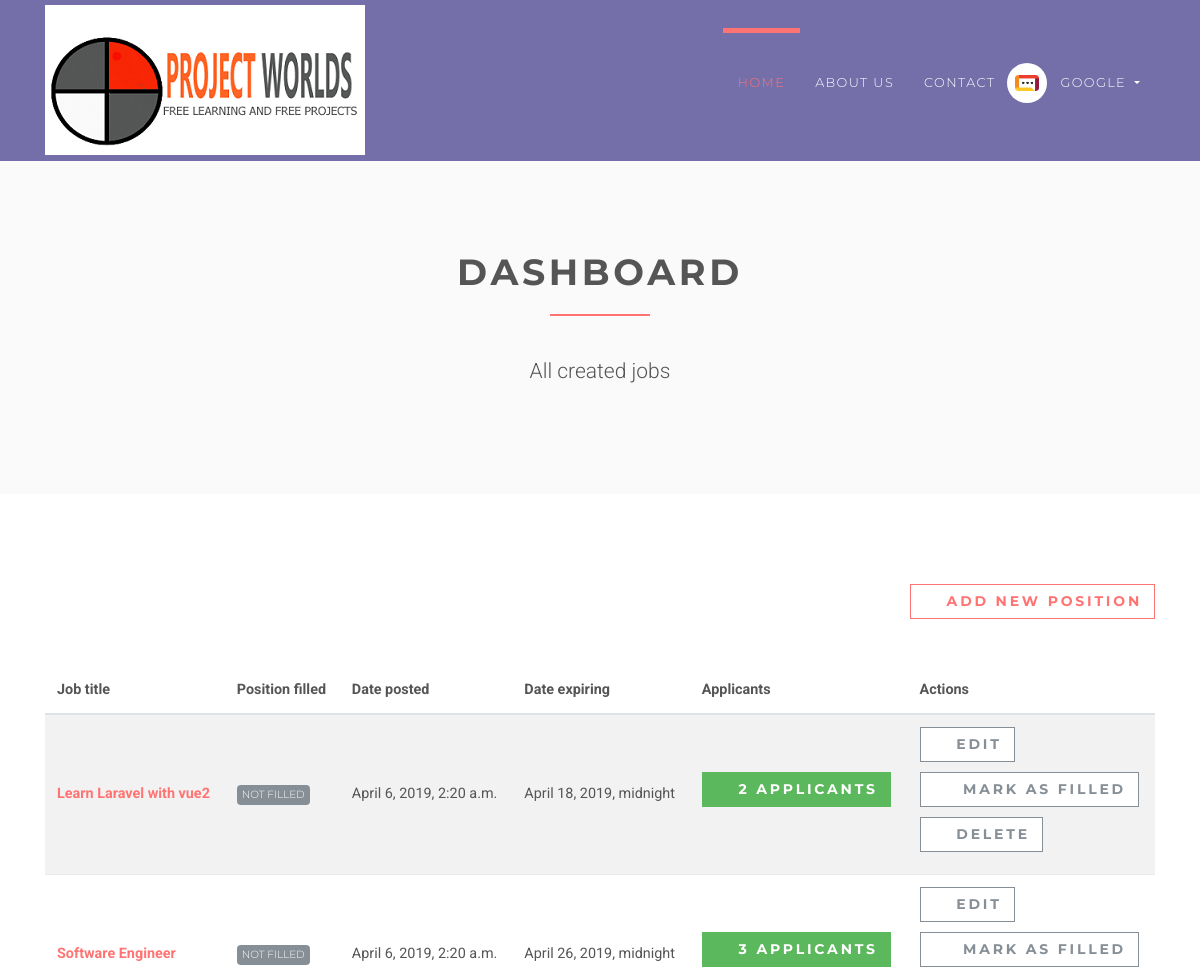
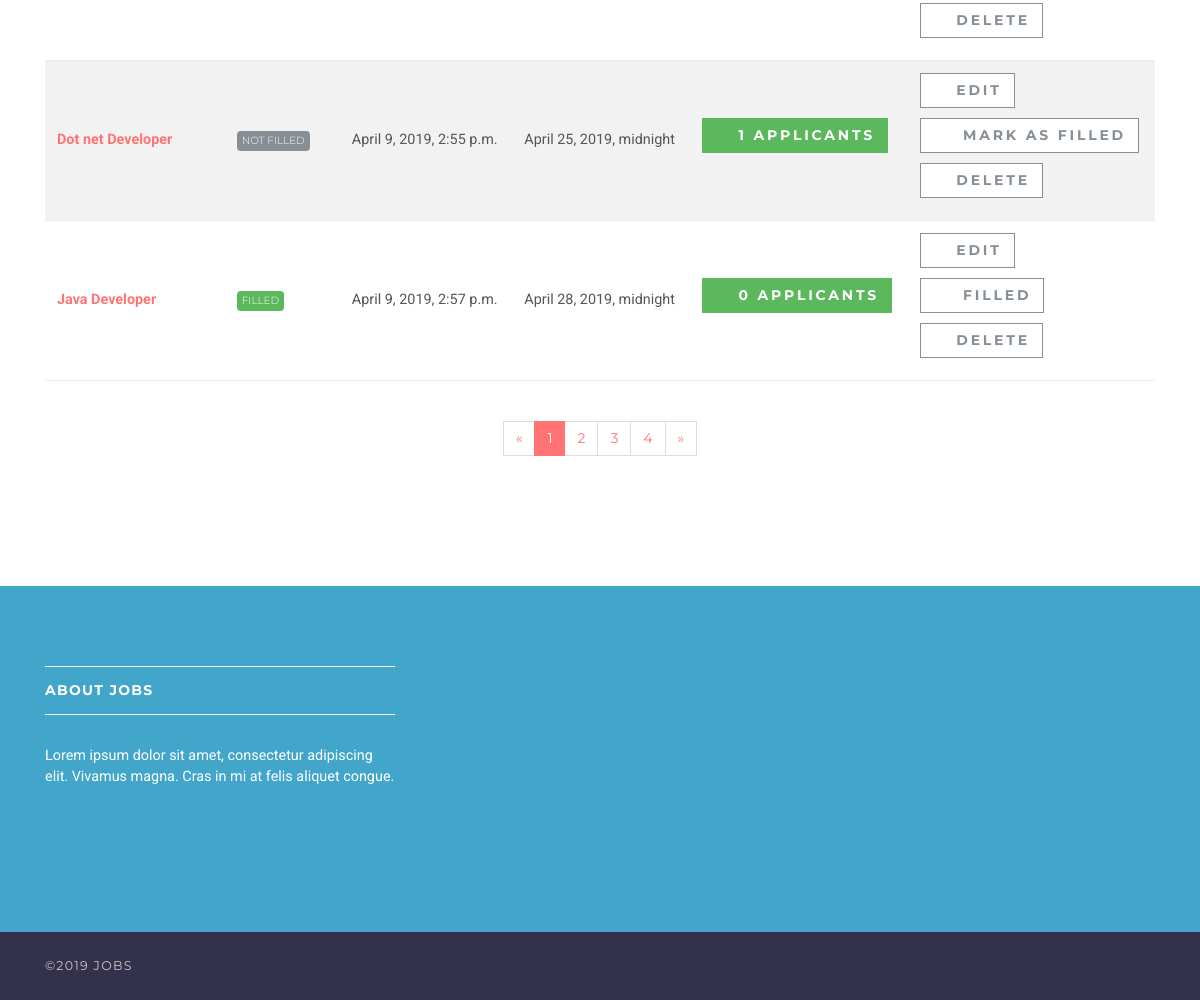
/employer/dashboard (signed in), run on the app's committed database (2 pictures, top to bottom).
### accounts/models.py (models this page shows, shortened)
class User(AbstractUser):
    username = None
    role = models.CharField(max_length=12, error_messages={
        'required': "Role must be provided"
    })
    gender = models.CharField(max_length=10, blank=True, null=True, default="")
    email = models.EmailField(unique=True, blank=False,
                              error_messages={
                                  'unique': "A user with that email already exists.",
                              })
    USERNAME_FIELD = "email"
    REQUIRED_FIELDS = []
    objects = UserManager()

### jobsapp/models.py (models this page shows, shortened)
class Job(models.Model):
    user = models.ForeignKey(User, on_delete=models.CASCADE)
    title = models.CharField(max_length=300)
    description = models.TextField()
    location = models.CharField(max_length=150)
    type = models.CharField(choices=JOB_TYPE, max_length=10)
    category = models.CharField(max_length=100)
    last_date = models.DateTimeField()
    company_name = models.CharField(max_length=100)
    company_description = models.CharField(max_length=300)
    website = models.CharField(max_length=100, default="")
    created_at = models.DateTimeField(default=timezone.now)
    filled = models.BooleanField(default=False)

### jobsapp/views/employer.py (the view)
# urls.py: path('', DashboardView.as_view(), name='employer-dashboard'),
class DashboardView(ListView):
    model = Job
    template_name = 'jobs/employer/dashboard.html'
    context_object_name = 'jobs'
    @method_decorator(login_required(login_url=reverse_lazy('accounts:login')))
    @method_decorator(user_is_employer)
    def dispatch(self, request, *args, **kwargs):
        return super().dispatch(self.request, *args, **kwargs)
    def get_queryset(self):
        return self.model.objects.filter(user_id=self.request.user.id)

### templates/jobs/employer/dashboard.html (shortened to what this page needs)
{% extends 'base.html' %}
{% load static %}
{% block content %}
    <section class="bg-light-gray">
        <div class="container">
            <div class="row">
                <div class="col-lg-8 mx-auto">
                    <h1 class="heading">dashboard</h1>
                    <p class="lead text-center">All created jobs</p>
                </div>
            </div>
        </div>
    </section>
    <section>
        <div class="container">
            <div class="row">
                <div class="col-lg-12 text-right mb-5"><a href="{% url 'jobs:employer-jobs-create' %}"
                                                          class="btn btn-outline-white-primary">
                    <i class="fa fa-plus"></i>Add new position</a></div>
                <div class="col-lg-12">
                    <div class="table-responsive">
                        <table class="table table-striped table-hover table-client-dashboard">
                            <thead>
                            <tr>
                                <th>Job title</th>
                                <th>Position filled</th>
                                <th>Date posted</th>
                                <th>Date expiring</th>
                                <th>Applicants</th>
                                <th>Actions</th>
                            </tr>
                            </thead>
                            <tbody>
                            {% for job in jobs %}
                                <tr>
                                    <th><a href="{% url 'jobs:jobs-detail' job.id %}">{{ job.title }}</a>
                                    </th>
                                    <td>
                                        {% if job.filled %}
                                            <span class="badge badge-success">Filled</span>
                                        {% else %}
                                            <span class="badge badge-secondary">Not Filled</span>
                                        {% endif %}
                                    </td>
                                    <td>{{ job.created_at }}</td>
                                    <td>{{ job.last_date }}</td>
                                    <td>
                                        <a href="{% url 'jobs:employer-dashboard-applicants' job.id %}"
                                           class="btn btn-success">
                                            <i class="fa fa-users"></i>{{ job.applicants.count }}
                                            <span class="hidden-xs hidden-sm">Applicants</span>
                                        </a>
                                    </td>
                                    <td>
                                        <a href="#" class="btn btn-outline-white-secondary">
                                            <i class="fa fa-edit"></i>Edit
                                        </a>
                                        <br>
                                        {% if job.filled %}
                                            <a href="{% url 'jobs:job-mark-filled' job.id %}"
                                               class="btn btn-outline-white-secondary">
                                                <i class="fa fa-check-circle-o"></i>
                                                <span class="hidden-xs hidden-sm">Filled</span>
                                            </a><br>
                                        {% else %}
                                            <a href="{% url 'jobs:job-mark-filled' job.id %}"
                                               class="btn btn-outline-white-secondary">
                                                <i class="fa fa-check-circle-o"></i>
                                                <span class="hidden-xs hidden-sm">Mark as </span>filled
                                            </a><br>
                                        {% endif %}
                                        <a href="#" class="btn btn-outline-white-secondary">
                                            <i class="fa fa-times-circle-o"></i>Delete
                                        </a>
                                    </td>
                                </tr>
                            {% endfor %}
                            </tbody>
                        </table>
                    </div>
                    <div class="pages">
                        <nav aria-label="Page navigation example" class="d-flex justify-content-center mt-4 mb-4">
                            <ul class="pagination">
                                <li class="page-item"><a href="#" aria-label="Previous" class="page-link"><span
                                        aria-hidden="true">«</span><span class="sr-only">Previous</span></a></li>
                                <li class="page-item active"><a href="#" class="page-link">1</a></li>
                                <li class="page-item"><a href="#" class="page-link">2</a></li>
                                <li class="page-item"><a href="#" class="page-link">3</a></li>
                                <li class="page-item"><a href="#" class="page-link">4</a></li>
                                <li class="page-item"><a href="#" aria-label="Next" class="page-link"><span
                                        aria-hidden="true">»</span><span class="sr-only">Next</span></a></li>
                            </ul>
                        </nav>
                    </div>
                </div>
            </div>
        </div>
    </section>
{% endblock %}

### templates/base.html (shortened to what this page needs)
{% load static %}
<!DOCTYPE html>
<html>
<head>
    <link rel="stylesheet"
          href="{% static 'vendor/bootstrap/css/bootstrap.min.css' %}">
    <link rel="stylesheet"
          href="{% static 'vendor/font-awesome/css/font-awesome.min.css' %}">
    <link rel="stylesheet"
          href="{% static 'vendor/owl.carousel/assets/owl.carousel.css' %}">
    <link rel="stylesheet"
          href="{% static 'vendor/owl.carousel/assets/owl.theme.default.css' %}">
    <link rel="stylesheet" href="{% static 'css/style.default.css' %}"
          id="theme-stylesheet">
    <link rel="stylesheet" href="{% static 'css/custom.css' %}">
</head>
<body>
<header class="header">
    <nav class="navbar navbar-expand-lg">
        <div class="container">
            <a href="/" class="navbar-brand">
                <img src="{% static 'img/logo-small.png' %}" alt="logo" class="d-none d-lg-block">
            </a>
            <div id="navbarSupportedContent" class="collapse navbar-collapse">
                <ul class="navbar-nav ml-auto">
                    <li class="nav-item active">
                        <a href="/" class="nav-link">Home <span class="sr-only">(current)</span></a>
                    </li>
                    <li class="nav-item">
                        <a href="#" class="nav-link">About Us</a>
                    </li>
                    <li class="nav-item">
                        <a href="#" class="nav-link">Contact</a>
                    </li>
                    {% if request.user.is_authenticated and request.user.role == 'employer' %}
                        <li class="nav-item dropdown">
                            <a id="clientZone" href="#" data-toggle="dropdown"
                               aria-haspopup="true" aria-expanded="false"
                               class="nav-link dropdown-toggle has-img mb-3 mb-lg-0 mt-3 mt-lg-0">
                                <div class="client-menu-image">
                                    <div class="inner">
                                        <img src="{% static 'img/company-1.png' %}"
                                             alt="company image"
                                             class="img-fluid">
                                    </div>
                                </div>
                                {% if request.user.role == 'employee' %}
                                    {{ request.user.first_name }} {{ request.user.last_name }}
                                {% else %}
                                    {{ request.user.first_name }}
                                {% endif %}
                            </a>
                        </li>
                    {% endif %}
                </ul>
            </div>
        </div>
    </nav>
</header>
<div>
    {% block content %} {% endblock %}
</div>
<footer class="footer">
    <div class="footer__block">
        <div class="container">
            <div class="row">
                <div class="col-lg-4 col-md-12 mb-5">
                    <h4 class="h5">About Jobs</h4>
                    <p> Lorem ipsum dolor sit amet, consectetur adipiscing elit. Vivamus magna. Cras in mi at felis
                        aliquet congue. </p>
                </div>
            </div>
        </div>
    </div>
    <div class="footer__copyright">
        <div class="container">
            <div class="row">
                <div class="col-md-6 text-md-left text-center">
                    <p>&copy;2019 Jobs</p>
                </div>
            </div>
        </div>
    </div>
</footer>
</body>
</html>

### data on the page
User: user.first_name "GOOGLE"
Job: title "Learn Laravel with vue2", filled "NOT FILLED", created_at "April 6, 2019, 2:20 a.m.", last_date "April 18, 2019, midnight", applicants.count "2"
Job: title "Software Engineer", filled "NOT FILLED", created_at "April 6, 2019, 2:20 a.m.", last_date "April 26, 2019, midnight", applicants.count "3"
Job: title "Dot net Developer", filled "NOT FILLED", created_at "April 9, 2019, 2:55 p.m.", last_date "April 25, 2019, midnight", applicants.count "1"
Job: title "Java Developer", filled "FILLED", created_at "April 9, 2019, 2:57 p.m.", last_date "April 28, 2019, midnight", applicants.count "0"
